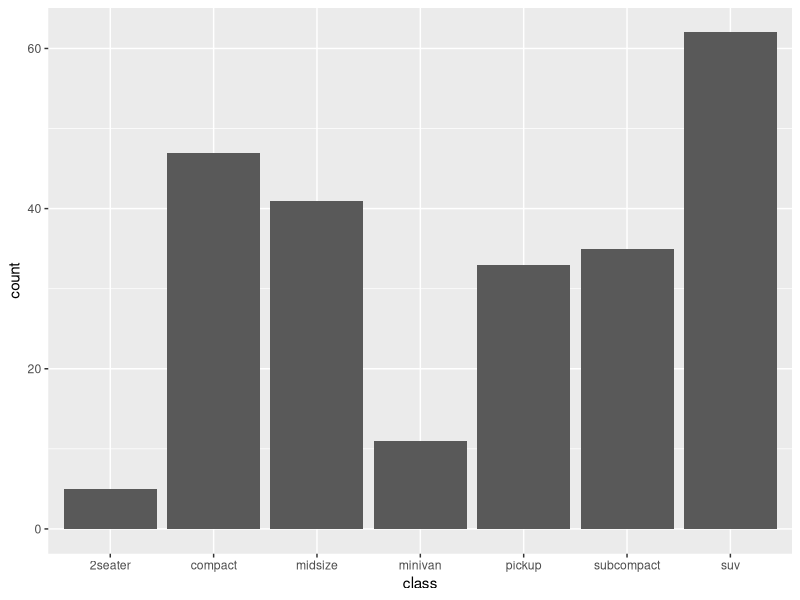
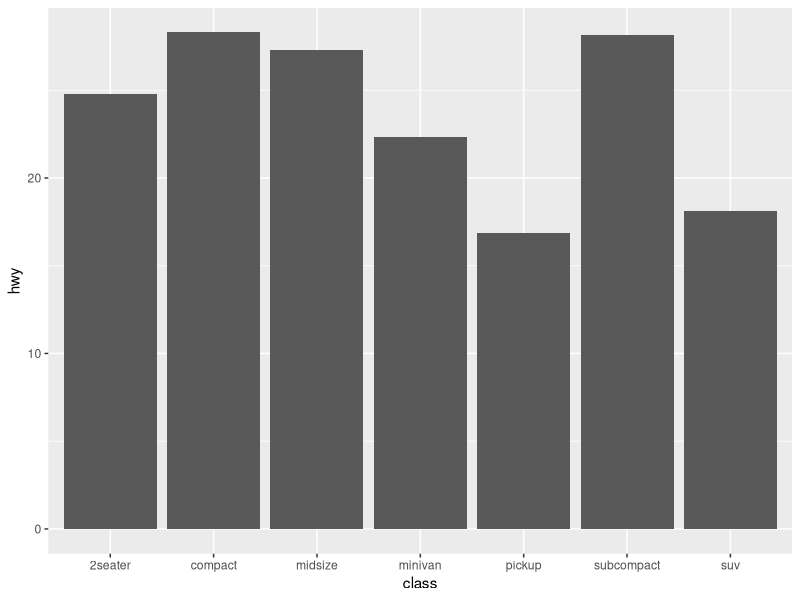
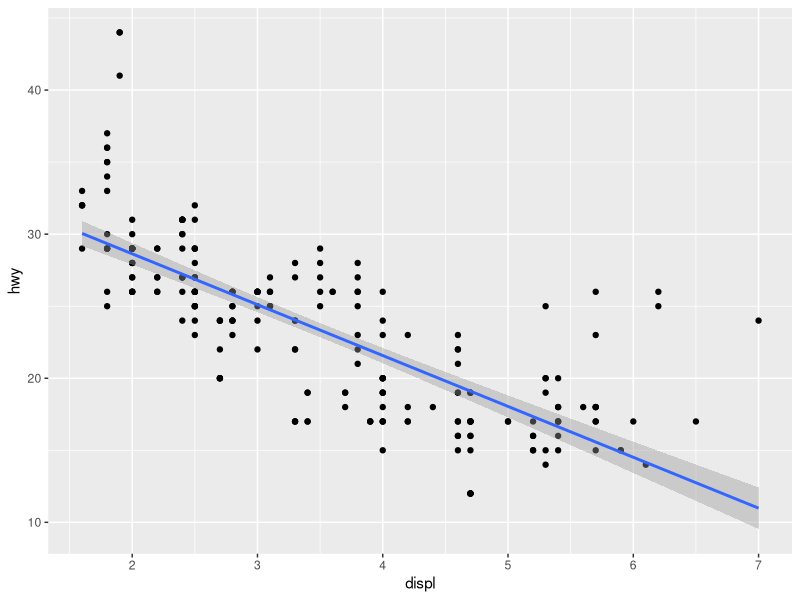
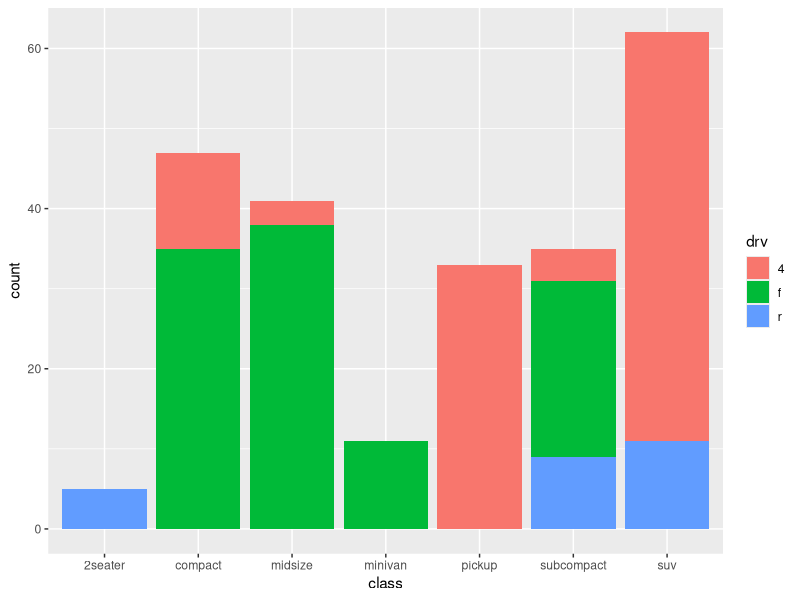
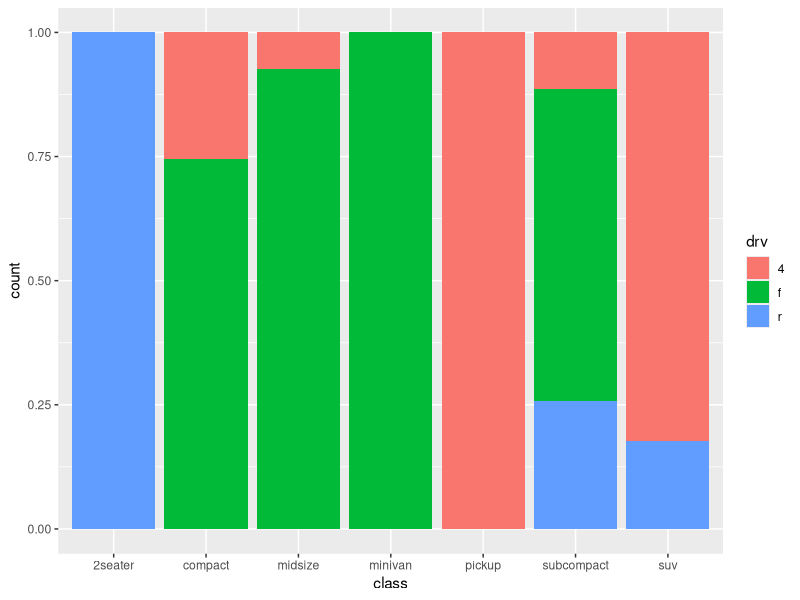
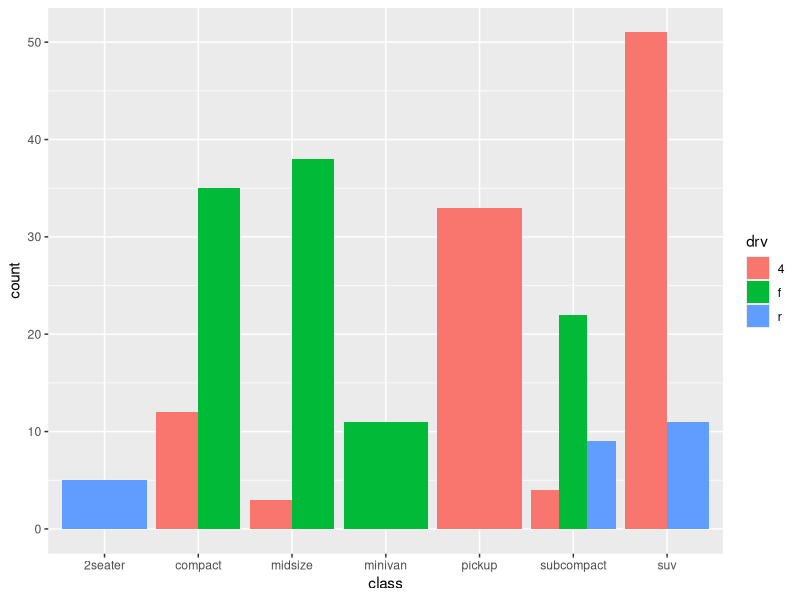
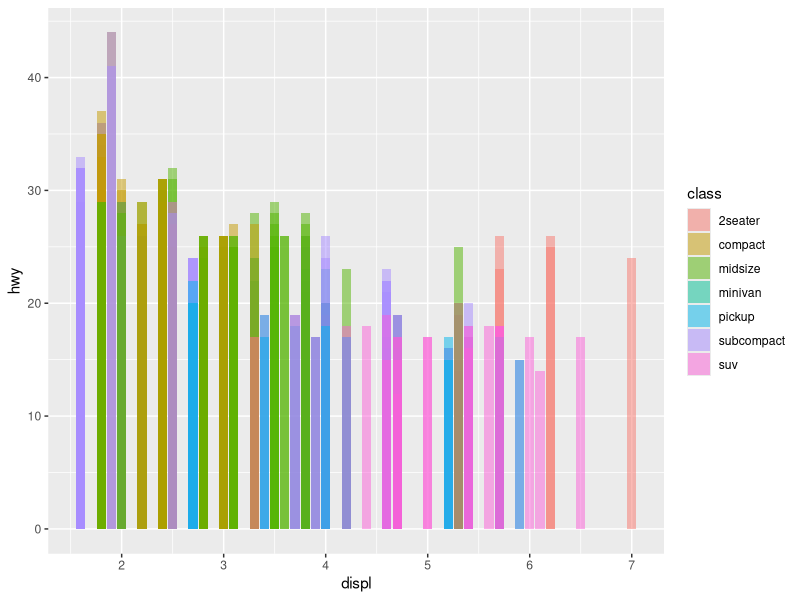

These charts were generated, in order, by the following R code: (Note: this script raises an error after producing the figures.)
data()

library(ggplot2)
# Using stat_bin (default for geom_bar)
ggplot(mpg, aes(x = class)) +
  geom_bar(stat = "count")  # Equivalent to stat_count

# Using stat_summary to plot mean values
ggplot(mpg, aes(x = class, y = hwy)) +
  geom_bar(stat = "summary", fun = "mean")  # Plots mean highway mileage per class

# Using stat_smooth for a regression line
ggplot(mpg, aes(x = displ, y = hwy)) +
  geom_point() +
  geom_smooth(stat = "smooth", method = "lm")  # Linear regression



ggplot(mpg, aes(x = class, fill = drv)) +
  geom_bar(position = "stack")  # Bars are stacked

ggplot(mpg, aes(x = class, fill = drv)) +
  geom_bar(position = "fill")  # Bars scaled to 100%

ggplot(mpg, aes(x = class, fill = drv)) +
  geom_bar(position = "dodge")
# Bars are placed side-by-side

ggplot(mpg, aes(x = displ, y = hwy, fill = class)) +
  geom_col(position = "identity", alpha = 0.5) 







# Load required libraries
library(ggplot2)

# Create a histogram of diamond prices with density scaling
ggplot(data = diamonds, aes(x = price)) +
  geom_histogram(aes(y = ..density..), bins = 10, fill = "steelblue", color = "black", alpha = 0.7) +
  geom_density(color = "red", size = 1) + 
  labs(title = "Histogram of Diamond Prices with Density Curve",
       x = "Price (USD)", 
       y = "Density") +
  theme_new

theme_new <- theme_bw() +
  theme (text=element_text(size = 12, family = ""),
         axis.text.x = element_text(colour = "red"),
         panel.background = element_rect (fill = "pink"))

